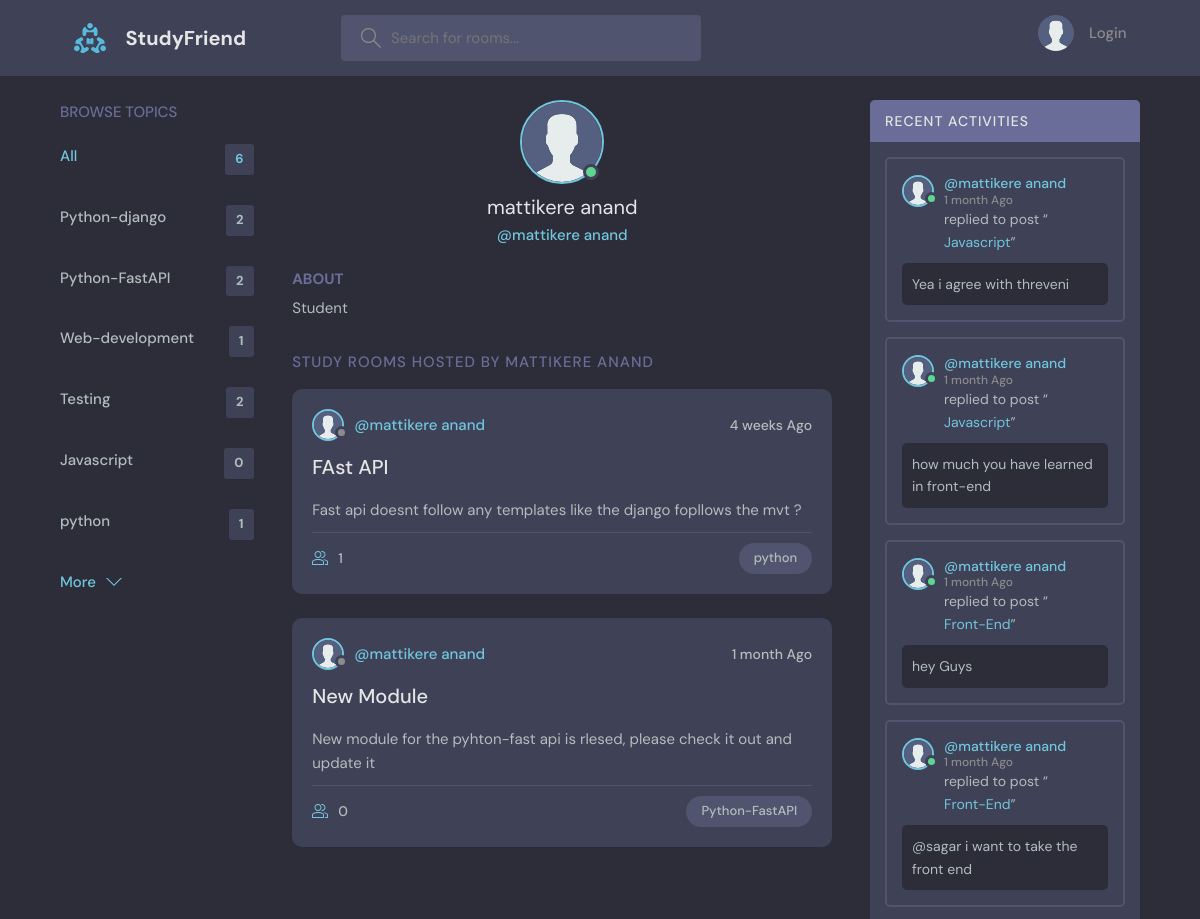
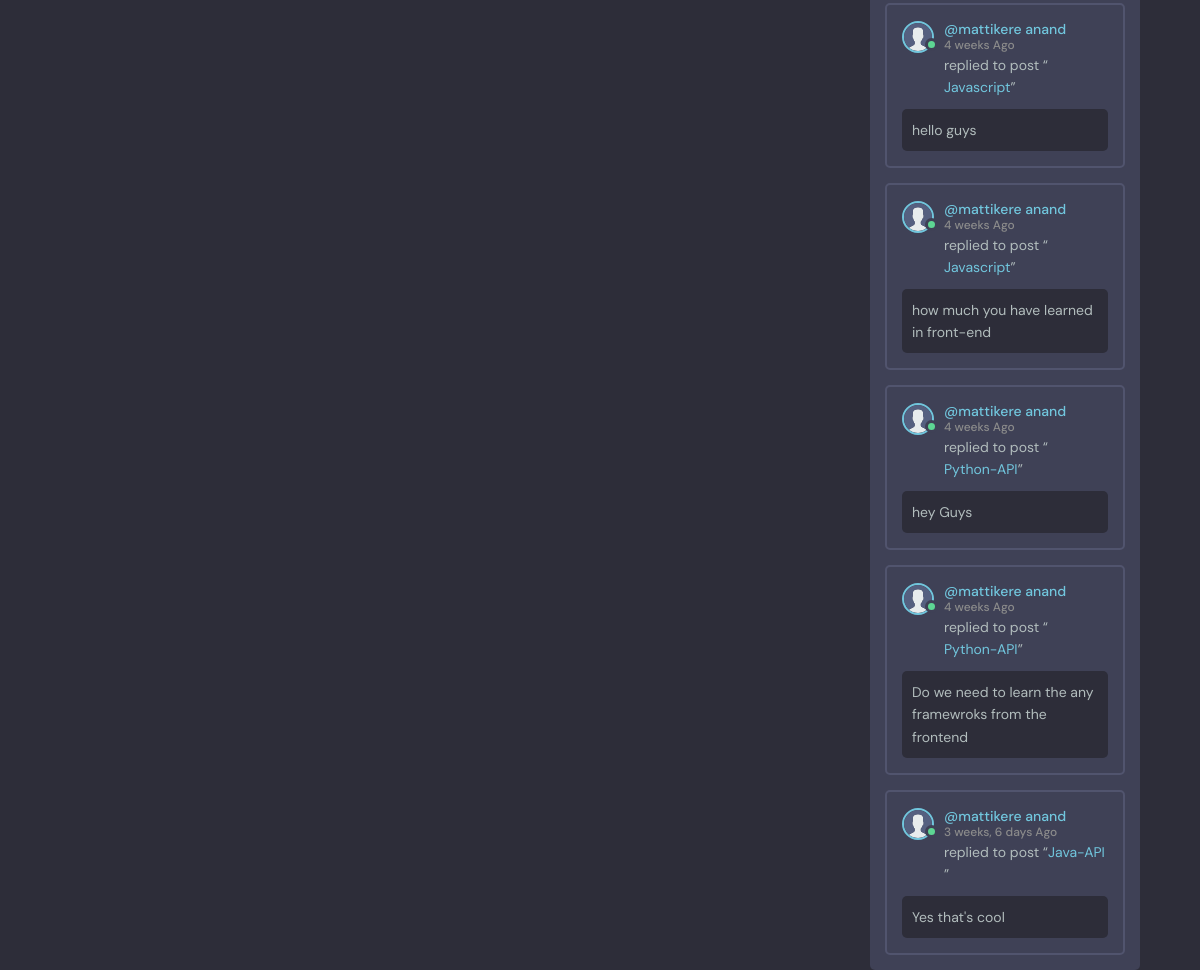
The page /profile/3 on the database its author committed (2 pictures, top to bottom).
### basepage/models.py (models this page shows, shortened)
class Topic(models.Model):
    name=models.CharField(max_length=200)
    def __str__(self):
        return self.name

class Profile(models.Model):
    user = models.OneToOneField(User, on_delete=models.CASCADE, related_name='profile')
    bio = models.TextField(blank=True)
    profile_picture = models.ImageField(upload_to='profile_pics/', blank=True)

class Room(models.Model):
    host=models.ForeignKey(User, on_delete=models.SET_NULL,null=True)
    topic=models.ForeignKey(Topic, on_delete=models.SET_NULL,null=True)
    name=models.CharField(max_length=200)
    description=models.TextField(null=True,blank=True)
    participants=models.ManyToManyField(User,related_name='participants',blank=True)
    updated=models.DateTimeField(auto_now=True)
    created=models.DateField(auto_now_add=True)
    class Meta:
        ordering=['-updated','-created']
    def __str__(self):
        return self.name

class Messages(models.Model):
    user=models.ForeignKey(User,on_delete=models.CASCADE)
    room=models.ForeignKey(Room,on_delete=models.CASCADE)
    body=models.TextField()
    updated=models.DateTimeField(auto_now=True)
    created=models.DateField(auto_now_add=True)

### basepage/views.py (the view)
# urls.py: path('profile/<str:pk>',user_profile,name='profile'),
def user_profile(request,pk):
    user=User.objects.get(id=pk)
    rooms=user.room_set.all()
    All_messages=user.messages_set.all()
    topics=Topic.objects.all()
    details=Profile.objects.get(id=pk)
    context={
        'user':user,
        'objects':rooms,
        'Actvities_messages':All_messages,
        'topics':topics,
        'details':details
    }
    return render(request,'basepage/profile.html',context)

### basepage/templates/basepage/profile.html (shortened to what this page needs)
{% extends 'main.html' %}
{% load static %}
{% block content %}
<body>
  <main class="profile-page layout layout--3">
    <div class="container">
      {% include 'basepage/topics_feed.html' %}
      <div class="roomList">
        <div class="profile">
          <div class="profile__avatar">
            <div class="avatar avatar--large active">
              <img src="{% static 'images/avatar.svg' %}" />
            </div>
          </div>
          <div class="profile__info">
            <h3>{{user.username}}</h3>
            <p>@{{user.username}}</p>
          </div>
          <div class="profile__about">
            <h3>About</h3>
            <p>
              {{details.bio}}
            </p>
          </div>
        </div>
        <div class="roomList__header">
          <div>
            <h2>Study Rooms Hosted by {{user.username}}</a>
            </h2>
          </div>
        </div>
         {% include 'basepage/room_feed.html' %}
      </div>
     {% include 'basepage/activties_feed.html' %}
  </main>
</body>
{% endblock %}

### basepage/templates/basepage/topics_feed.html
<div class="topics">
    <div class="topics__header">
      <h2>Browse Topics</h2>
    </div>
    <ul class="topics__list">
      <li>
        <a href="{% url 'Home' %}" class="active">All <span>{{topics.count}}</span></a>
      </li>
      {% for topic in topics %}
      <li>
        <a href="{% url 'Home' %}?q={{topic.name}}">{{topic.name}} <span>{{topic.room_set.all.count}}</span></a>
      </li>
      {% endfor %}
    </ul>
    <a class="btn btn--link" href="topics.html">
      More
      <svg version="1.1" xmlns="http://www.w3.org/2000/svg" width="32" height="32" viewBox="0 0 32 32">
        <title>chevron-down</title>
        <path d="M16 21l-13-13h-3l16 16 16-16h-3l-13 13z"></path>
      </svg>
    </a>
</div>

### basepage/templates/basepage/room_feed.html (shortened to what this page needs)
{% load static %}
<!DOCTYPE html>
<html lang="en">
<head>
</head>
<body>
    {% for object in objects %}
    <div class="roomListRoom">
        <div class="roomListRoom__header">
          <a href="{% url 'profile' object.host.id %}" class="roomListRoom__author">
            <div class="avatar avatar--small">
              <img src="{% static 'images/avatar.svg' %}" />
            </div>
            <span>@{{object.host.username}}</span>
          </a>
          <div class="roomListRoom__actions">
            <span>{{object.updated|timesince}} Ago</span>
          </div>
        </div>
        <div class="roomListRoom__content">
          <a href="details/{{object.id}}">{{object.name}}</a>
          <p>{{object.description}}
          </p>
        </div>
        <div class="roomListRoom__meta">
          <a href="room.html" class="roomListRoom__joined">
            {{object.participants.all.count}}
          </a>
          <p class="roomListRoom__topic">{{object.topic}}</p>
        </div>
      </div>
      {% endfor %}
</body>
</html>

### basepage/templates/basepage/activties_feed.html (shortened to what this page needs)
  {% load static %}
    <div class="activities">
        <div class="activities__header">
          <h2>Recent Activities</h2>
        </div>
        {% for Actvities_message in Actvities_messages %}
        <div class="activities__box">
          <div class="activities__boxHeader roomListRoom__header">
            <a href="{% url 'profile' Actvities_message.user.id %}" class="roomListRoom__author">
              <div class="avatar avatar--small active">
                <img src="{% static 'images/avatar.svg' %}" />
              </div>
              <p>
                @{{Actvities_message.user}}
                <span>{{Actvities_message.updated|timesince}} Ago</span>
              </p>
            </a>
          </div>
          <div class="activities__boxContent">
            <p>replied to post “<a href="{% url 'chatroom' Actvities_message.room.id %}">{{Actvities_message.room}}</a>”</p>
            <div class="activities__boxRoomContent">
                <p>{{Actvities_message.body}}</p>
            </div>
          </div>
        </div>
        {% endfor %}
      </div>
    </div>

### rows shown on the page
Topic: name "Python-django", room_set.all.count "2"
Topic: name "Python-FastAPI", room_set.all.count "2"
Topic: name "Web-development", room_set.all.count "1"
Topic: name "Testing", room_set.all.count "2"
Topic: name "Javascript", room_set.all.count "0"
Topic: name "python", room_set.all.count "1"
Profile: bio "Student"
Room: host.username "mattikere anand", updated "4 weeks", name "FAst API", description "Fast api doesnt follow any templates like the django fopllows the mvt ?", participants.all.count "1", topic "python"
Room: host.username "mattikere anand", updated "1 month", name "New Module", description "New module for the pyhton-fast api is rlesed, please check it out and update it", participants.all.count "0", topic "Python-FastAPI"
Messages: user "mattikere anand", updated "1 month", room "Javascript", body "Yea i agree with threveni"
Messages: user "mattikere anand", updated "1 month", room "Javascript", body "how much you have learned in front-end"
Messages: user "mattikere anand", updated "1 month", room "Front-End", body "hey Guys"
Messages: user "mattikere anand", updated "1 month", room "Front-End", body "@sagar i want to take the front end"
Messages: user "mattikere anand", updated "4 weeks", room "Javascript", body "hello guys"
Messages: user "mattikere anand", updated "4 weeks", room "Javascript", body "how much you have learned in front-end"
Messages: user "mattikere anand", updated "4 weeks", room "Python-API", body "hey Guys"
Messages: user "mattikere anand", updated "4 weeks", room "Python-API", body "Do we need to learn the any framewroks from the frontend"
Messages: user "mattikere anand", updated "3 weeks, 6 days", room "Java-API", body "Yes that's cool"

### other values the page prints
{{ topics.count }} "6"
{{ user.username }} "mattikere anand"
{{ user.username }} "MATTIKERE ANAND"
